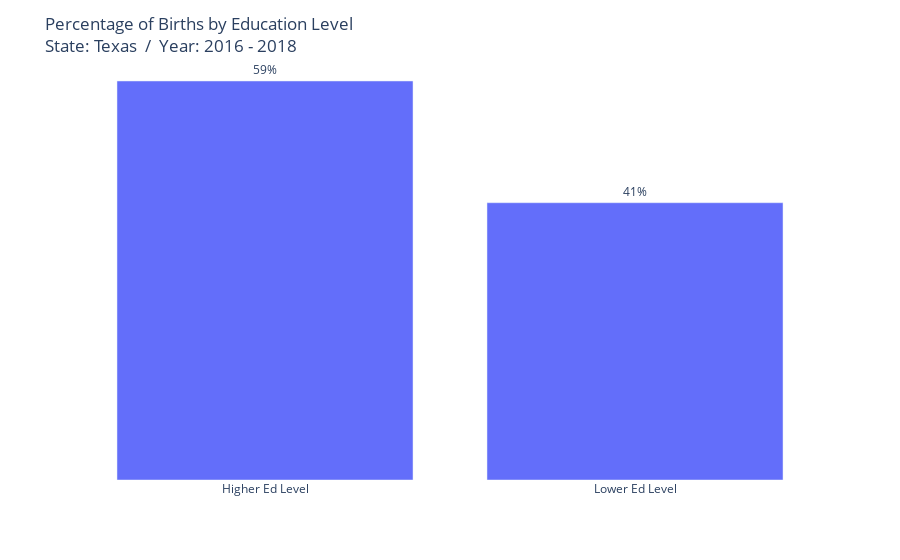

Notebook code for this chart:
### Code cell
fig = px.bar(ed_level_df, x = 'Education Level of Mother', y = 'Percentage', text = 'Percentage')
fig.update_layout(
    title = ('Percentage of Births by Education Level<br>' + 'State: ' + 'Texas' + '  /  ' + 'Year: ' + '2016 - 2018'),
    xaxis_title = "",
    yaxis_title = False,
    yaxis_visible = False,
    xaxis_visible = True,
    plot_bgcolor = 'rgba(0,0,0,0)'  # Set the plot background color to transparent
)
fig.update_traces(textposition = "outside", cliponaxis = False, texttemplate = '%{text}%', )

### Figure 1 — Plotly figure (JSON) as saved in the notebook; plotly's stock layout.template omitted (floating-point values rounded to 4 significant figures)
{"data": [{"alignmentgroup": "True", "cliponaxis": false, "hovertemplate": "Education Level of Mother=%{x}<br>Percentage=%{text}<extra></extra>", "legendgroup": "", "marker": {"color": "#636efa", "pattern": {"shape": ""}}, "name": "", "offsetgroup": "", "orientation": "v", "showlegend": false, "text": [59, 41], "textposition": "outside", "texttemplate": "%{text}%", "type": "bar", "x": ["Higher Ed Level", "Lower Ed Level"], "xaxis": "x", "y": [59, 41], "yaxis": "y"}], "layout": {"barmode": "relative", "legend": {"tracegroupgap": 0}, "margin": {"t": 60}, "plot_bgcolor": "rgba(0,0,0,0)", "title": {"text": "Percentage of Births by Education Level<br>State: Texas  /  Year: 2016 - 2018"}, "xaxis": {"anchor": "y", "domain": [0, 1], "title": {"text": ""}, "visible": true}, "yaxis": {"anchor": "x", "domain": [0, 1], "title": {"text": "False"}, "visible": false}}}
